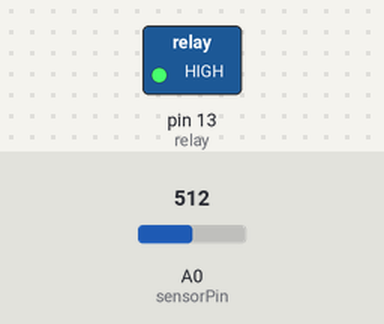
This sketch was run on a simulated Arduino Uno, built with avr-gcc and run on an emulated ATmega328P. On the bench: switched loads named in the sketch (green lamp = pin HIGH). The test bench sets the inputs (shaded band); at power-on: A0 (sensorPin) = 512. What the sketch prints to the serial monitor is not drawn.

Above: at 0.1 s.
At 3.1 s:
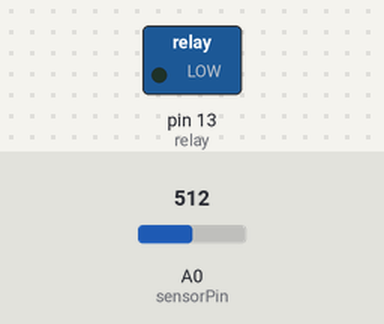
Timing chart, 0 to 4.6 s (numbered marks = the images above):
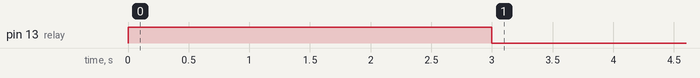

Measured:
- by itself, pin 13 (relay): LOW → HIGH at 0.00 s, → LOW 3.0 s later

The sketch:

IRRIGAZIONE_INTELLIGENTE.ino
```cpp
int relay = 13;
int sensorPin = A0;
boolean flag = false; // flag per l'azione

void setup() {
  Serial.begin(9600);
  pinMode(relay, OUTPUT);
}

void loop()
{
int sensorValue = analogRead(sensorPin);
Serial.print("Valore: ");
Serial.println(sensorValue);

if (sensorValue > 900) // terreno secco
{
//if (flag==false)
//{
//  digitalWrite(relay, HIGH);
//  delay (5000); // apre l'elettrovalvola per 5000 ms
//  digitalWrite(relay, LOW);
//  flag=true;
//}
}
else if (sensorValue >= 500 && sensorValue < 800) // terreno molto asciutto
 {
if (flag==false)
{
  digitalWrite(relay, HIGH);
  delay (3000); // apre l'elettrovalvola per 3000 ms
  digitalWrite(relay, LOW);
  flag=true;
}
 }
else if (sensorValue >= 400  && sensorValue < 500) // terreno asciutto
 {
//if (flag==false)
//{
//  digitalWrite(relay, HIGH);
//  delay (1500); // apre l'elettrovalvola per 1500 ms
//  digitalWrite(relay, LOW);
//  flag=true;
//}
 }
else if (sensorValue >= 200 && sensorValue < 400) // terreno umido
 {
//if (flag==false)
//{
//  digitalWrite(relay, HIGH);
//  delay (500); // apre l'elettrovalvola per 500 ms
//  digitalWrite(relay, LOW);
//  flag=true;
//}
 }
delay(1000);
}
```
